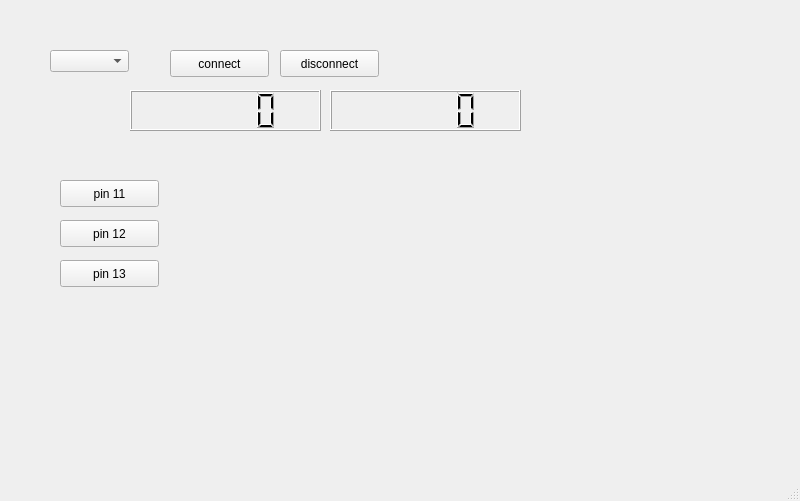
<?xml version="1.0" encoding="UTF-8"?>
<ui version="4.0">
 <class>MainWindow</class>
 <widget class="QMainWindow" name="MainWindow">
  <property name="geometry">
   <rect>
    <x>0</x>
    <y>0</y>
    <width>800</width>
    <height>501</height>
   </rect>
  </property>
  <property name="windowTitle">
   <string>Firmata AnalogInput</string>
  </property>
  <widget class="QWidget" name="centralwidget">
   <widget class="QPushButton" name="connectButton">
    <property name="geometry">
     <rect>
      <x>170</x>
      <y>50</y>
      <width>99</width>
      <height>27</height>
     </rect>
    </property>
    <property name="text">
     <string>connect</string>
    </property>
   </widget>
   <widget class="QPushButton" name="discButton">
    <property name="geometry">
     <rect>
      <x>280</x>
      <y>50</y>
      <width>99</width>
      <height>27</height>
     </rect>
    </property>
    <property name="text">
     <string>disconnect</string>
    </property>
   </widget>
   <widget class="QPushButton" name="connectButton_2">
    <property name="geometry">
     <rect>
      <x>60</x>
      <y>180</y>
      <width>99</width>
      <height>27</height>
     </rect>
    </property>
    <property name="text">
     <string>pin 11</string>
    </property>
   </widget>
   <widget class="QPushButton" name="connectButton_3">
    <property name="geometry">
     <rect>
      <x>60</x>
      <y>220</y>
      <width>99</width>
      <height>27</height>
     </rect>
    </property>
    <property name="text">
     <string>pin 12</string>
    </property>
   </widget>
   <widget class="QPushButton" name="connectButton_4">
    <property name="geometry">
     <rect>
      <x>60</x>
      <y>260</y>
      <width>99</width>
      <height>27</height>
     </rect>
    </property>
    <property name="text">
     <string>pin 13</string>
    </property>
   </widget>
   <widget class="QComboBox" name="comboBox">
    <property name="geometry">
     <rect>
      <x>50</x>
      <y>50</y>
      <width>79</width>
      <height>22</height>
     </rect>
    </property>
   </widget>
   <widget class="QLCDNumber" name="lcdNumber">
    <property name="geometry">
     <rect>
      <x>130</x>
      <y>90</y>
      <width>191</width>
      <height>41</height>
     </rect>
    </property>
   </widget>
   <widget class="QCustomPlot" name="customPlot" native="true">
    <property name="geometry">
     <rect>
      <x>210</x>
      <y>150</y>
      <width>511</width>
      <height>321</height>
     </rect>
    </property>
   </widget>
   <widget class="QLCDNumber" name="lcdNumber_2">
    <property name="geometry">
     <rect>
      <x>330</x>
      <y>90</y>
      <width>191</width>
      <height>41</height>
     </rect>
    </property>
   </widget>
  </widget>
  <widget class="QMenuBar" name="menubar">
   <property name="geometry">
    <rect>
     <x>0</x>
     <y>0</y>
     <width>800</width>
     <height>22</height>
    </rect>
   </property>
  </widget>
  <widget class="QStatusBar" name="statusBar"/>
 </widget>
 <customwidgets>
  <customwidget>
   <class>QCustomPlot</class>
   <extends>QWidget</extends>
   <header location="global">qcustomplot.h</header>
   <container>1</container>
  </customwidget>
 </customwidgets>
 <resources/>
 <connections/>
</ui>
